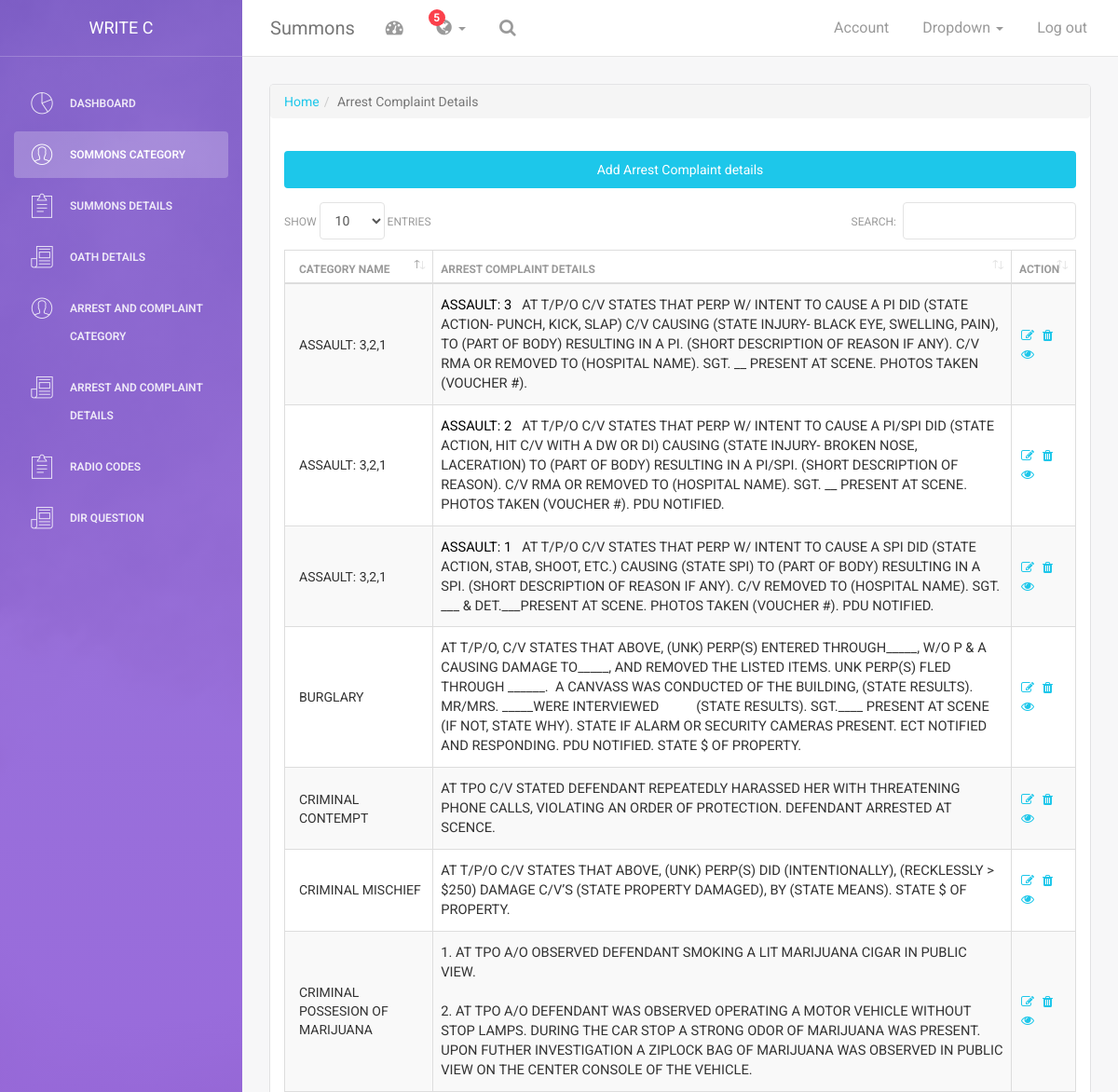
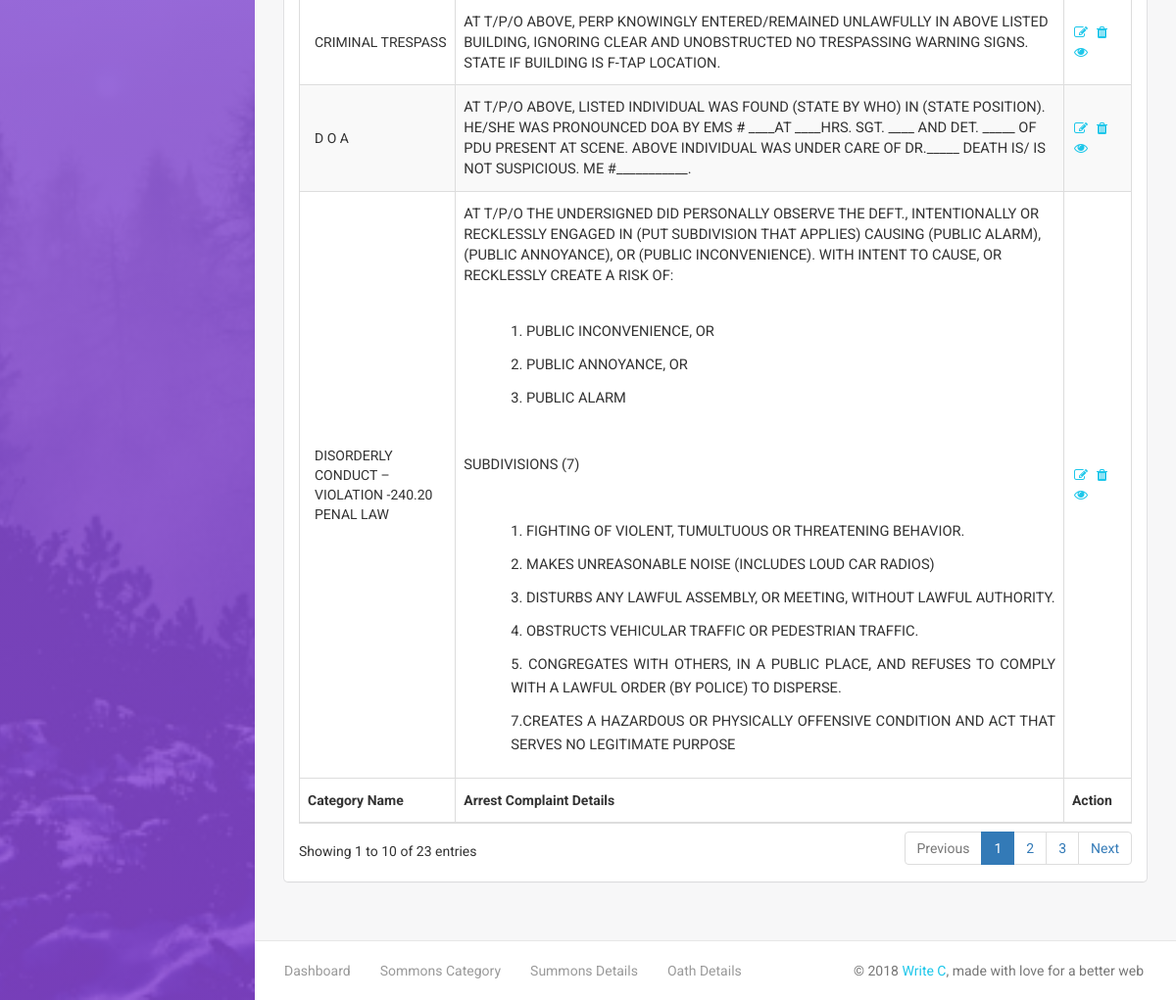
The app's page /arrest_complaint_details with its own data (2 pictures, top to bottom).
### tables this page shows
CREATE TABLE `arrest_complaint_details` (
  `id` int(11) NOT NULL,
  `arrest_complaint_category_id` int(11) NOT NULL,
  `arrest_complaint_details` text NOT NULL
);

CREATE TABLE `arrest_complaint_category` (
  `id` int(11) NOT NULL,
  `category_name` varchar(100) NOT NULL
);

### application/controllers/ArrestComplaintDetails.php (called while the page is built, shortened)
<?php if ( ! defined('BASEPATH')) exit('No direct script access allowed');
class ArrestComplaintDetails extends CI_Controller {
	public function __construct()
	{
		$this->load->helper(array('form', 'url'));
		$this->load->model('arrest_complaint_details_model');
		$this->load->model('arrest_complaint_category_model');
		$this->load->model('common_model');
		$this->load->library('form_validation');
		$this->load->library('session');
		$this->load->library('breadcrumbs');
	}
	public function admin_arrest_complaint_details($limit=null)
	{
		$data['content'] = 'arrest_complaint_details/all_arrest_complaint_details_view';
		$data['title'] = 'Arrest Complaint details';
		$data['query_result']=$this->arrest_complaint_details_model->get_all_arrest_complaint_details_list();
		$this->load->vars($data);
		$this->load->view('layout/main_layout');
	}
}

### index.php (called while the page is built, shortened)
<?php
require_once BASEPATH.'core/CodeIgniter.php';

### application/models/Arrest_complaint_details_model.php (called while the page is built, shortened)
<?php if ( ! defined('BASEPATH')) exit('No direct script access allowed');
class Arrest_complaint_details_Model extends CI_Model
{
	public function get_all_arrest_complaint_details_list()
	{
		$sql="select arrest_complaint_category.category_name,arrest_complaint_details.id as id,arrest_complaint_details.arrest_complaint_details from arrest_complaint_category,arrest_complaint_details where arrest_complaint_category.id=arrest_complaint_details.arrest_complaint_category_id order by arrest_complaint_category.category_name asc";
		$query=$this->db->query($sql);
		return $query->result_object();
	}
}

### application/views/arrest_complaint_details/all_arrest_complaint_details_view.php (the view, shortened to what this page needs)
<div class="header">
 <a href="<?php echo site_url("add_new_arrest_complaint_details"); ?>" class="btn btn-info btn-fill center-block">Add Arrest Complaint details</a>
</div>
<div class="content">
<table id="example" class="table table-striped table-bordered" style="width:100%">
        <thead>
             <tr>
                <th><strong>Category Name</strong></th>
                <th><strong>Arrest Complaint Details</strong></th>
                <th><strong>Action</strong></th>
            </tr>
        </thead>
        <tbody>
		<?php $counter=0; foreach ($query_result as $row): ?>
            <tr>
				<?php if($row->category_name=="transit" || $row->category_name=="TRANSIT" || $row->category_name=="Transit"): ?>
					<td><a href="<?php echo base_url() ?>arrest_complaint_transit_details"><?php echo $row->category_name;  ?></a></td>
				<?php else: ?>
				    <td><?php echo $row->category_name;  ?></td>
				<?php endif; ?>
                <td><?php echo $row->arrest_complaint_details;  ?></td>
		<?php if($row->category_name=="transit" || $row->category_name=="TRANSIT" || $row->category_name=="Transit"): ?>
			<td>
			<a href='<?php echo base_url() ?>arrest_complaint_transit_details' title='edit'><i class="fa fa-edit"></i></a>
			<a href='<?php echo base_url() ?>arrest_complaint_transit_details' title='View'><i class="fa fa-eye"></i></a>
			</td>
		<?php else: ?>
			<td>
			<a href='<?php echo base_url() ?>edit_arrest_complaint_details/<?php echo $row->id;  ?>' title='edit'><i class="fa fa-edit"></i></a>
			<a href='<?php echo base_url() ?>delete_arrest_complaint_details/<?php echo $row->id;  ?>/<?php echo $this->uri->segment(1, 0) ?>' title='delete' class="del"  onclick="return confirm('Are you sure you want to delete this item?');"><i class="fa fa-trash"></i></a>
			<a href='<?php echo base_url() ?>view_arrest_complaint_details/<?php echo $row->id;  ?>' title='View'><i class="fa fa-eye"></i></a>
			</td>
		<?php endif; ?>
            </tr>
        <?php endforeach;	?>
        </tbody>
        <tfoot>
            <tr>
                <th><strong>Category Name</strong></th>
                <th><strong>Arrest Complaint Details</strong></th>
                <th><strong>Action</strong></th>
            </tr>
        </tfoot>
    </table>
</div>

### records on screen
arrest_complaint_details: arrest_complaint_category.category_name "ASSAULT: 3,2,1", arrest_complaint_details "ASSAULT: 3 AT T/P/O C/V STATES THAT PERP W/ INTENT TO CAUSE A PI DID (STATE ACTION- PUNCH, KICK, SLAP) C/V CAUSING (STATE INJURY- BLACK EYE, SWELLING, PAIN), TO (PART OF BODY) RESULTING IN A PI. (SHORT DESCRIPTION OF REASON IF ANY). C/V RMA OR REMOVED TO (HOSPITAL NAME). SGT. __ PRESENT AT SCENE. PHOTOS TAKEN (VOUCHER #)."
arrest_complaint_details: arrest_complaint_category.category_name "ASSAULT: 3,2,1", arrest_complaint_details "ASSAULT: 2 AT T/P/O C/V STATES THAT PERP W/ INTENT TO CAUSE A PI/SPI DID (STATE ACTION, HIT C/V WITH A DW OR DI) CAUSING (STATE INJURY- BROKEN NOSE, LACERATION) TO (PART OF BODY) RESULTING IN A PI/SPI. (SHORT DESCRIPTION OF REASON). C/V RMA OR REMOVED TO (HOSPITAL NAME). SGT. __ PRESENT AT SCENE. PHOTOS TAKEN (VOUCHER #). PDU NOTIFIED."
arrest_complaint_details: arrest_complaint_category.category_name "ASSAULT: 3,2,1", arrest_complaint_details "ASSAULT: 1 AT T/P/O C/V STATES THAT PERP W/ INTENT TO CAUSE A SPI DID (STATE ACTION, STAB, SHOOT, ETC.) CAUSING (STATE SPI) TO (PART OF BODY) RESULTING IN A SPI. (SHORT DESCRIPTION OF REASON IF ANY). C/V REMOVED TO (HOSPITAL NAME). SGT. ___ & DET.___PRESENT AT SCENE. PHOTOS TAKEN (VOUCHER #). PDU NOTIFIED."
arrest_complaint_details: arrest_complaint_category.category_name "BURGLARY", arrest_complaint_details "AT T/P/O, C/V STATES THAT ABOVE, (UNK) PERP(S) ENTERED THROUGH_____, W/O P & A CAUSING DAMAGE TO_____, AND REMOVED THE LISTED ITEMS. UNK PERP(S) FLED THROUGH ______. A CANVASS WAS CONDUCTED OF THE BUILDING, (STATE RESULTS). MR/MRS. _____WERE INTERVIEWED (STATE RESULTS). SGT.____ PRESENT AT SCENE (IF NOT, STATE WHY). STATE IF ALARM OR SECURITY CAMERAS PRESENT. ECT NOTIFIED AND RESPONDING. PDU NOTIFIED. STATE $ OF PROPERTY."
arrest_complaint_details: arrest_complaint_category.category_name "CRIMINAL CONTEMPT", arrest_complaint_details "AT TPO C/V STATED DEFENDANT REPEATEDLY HARASSED HER WITH THREATENING PHONE CALLS, VIOLATING AN ORDER OF PROTECTION. DEFENDANT ARRESTED AT SCENCE."
arrest_complaint_details: arrest_complaint_category.category_name "CRIMINAL MISCHIEF", arrest_complaint_details "AT T/P/O C/V STATES THAT ABOVE, (UNK) PERP(S) DID (INTENTIONALLY), (RECKLESSLY > $250) DAMAGE C/V’S (STATE PROPERTY DAMAGED), BY (STATE MEANS). STATE $ OF PROPERTY."
arrest_complaint_details: arrest_complaint_category.category_name "CRIMINAL POSSESION OF MARIJUANA", arrest_complaint_details "1. AT TPO A/O OBSERVED DEFENDANT SMOKING A LIT MARIJUANA CIGAR IN PUBLIC VIEW. 2. AT TPO A/O DEFENDANT WAS OBSERVED OPERATING A MOTOR VEHICLE WITHOUT STOP LAMPS. DURING THE CAR STOP A STRONG ODOR OF MARIJUANA WAS PRESENT. UPON FUTHER INVESTIGATION A ZIPLOCK BAG OF MARIJUANA WAS OBSERVED IN PUBLIC VIEW ON THE CENTER CONSOLE OF THE VEHICLE."
arrest_complaint_details: arrest_complaint_category.category_name "CRIMINAL TRESPASS", arrest_complaint_details "AT T/P/O ABOVE, PERP KNOWINGLY ENTERED/REMAINED UNLAWFULLY IN ABOVE LISTED BUILDING, IGNORING CLEAR AND UNOBSTRUCTED NO TRESPASSING WARNING SIGNS. STATE IF BUILDING IS F-TAP LOCATION."
arrest_complaint_details: arrest_complaint_category.category_name "D O A", arrest_complaint_details "AT T/P/O ABOVE, LISTED INDIVIDUAL WAS FOUND (STATE BY WHO) IN (STATE POSITION). HE/SHE WAS PRONOUNCED DOA BY EMS # ____AT ____HRS. SGT. ____ AND DET. _____ OF PDU PRESENT AT SCENE. ABOVE INDIVIDUAL WAS UNDER CARE OF DR._____ DEATH IS/ IS NOT SUSPICIOUS. ME #___________."
arrest_complaint_details: arrest_complaint_category.category_name "DISORDERLY CONDUCT – VIOLATION -240.20 PENAL LAW", arrest_complaint_details "AT T/P/O THE UNDERSIGNED DID PERSONALLY OBSERVE THE DEFT., INTENTIONALLY OR RECKLESSLY ENGAGED IN (PUT SUBDIVISION THAT APPLIES) CAUSING (PUBLIC ALARM), (PUBLIC ANNOYANCE), OR (PUBLIC INCONVENIENCE). WITH INTENT TO CAUSE, OR RECKLESSLY CREATE A RISK OF: 1. PUBLIC INCONVENIENCE, OR 2. PUBLIC ANNOYANCE, OR 3. PUBLIC ALARM SUBDIVISIONS (7) 1. FIGHTING OF VIOLENT, TUMULTUOUS OR THREATENING BEHAVIOR. 2. MAKES UNREASONABLE NOISE (INCLUDES LOUD CAR RADIOS) 3. DISTURBS ANY LAWFUL ASSEMBLY, OR MEETING, WITHOUT LAWFUL AUTHORITY. 4. OBSTRUCTS VEHICULAR TRAFFIC OR PEDESTRIAN TRAFFIC. 5. CONGREGATES WITH OTHERS, IN A PUBLIC PLACE, AND REFUSES TO COMPLY WITH A LAWFUL ORDER (BY POLICE) TO DISPERSE.…"

### other values on screen
$crumb['page'] "Home"
